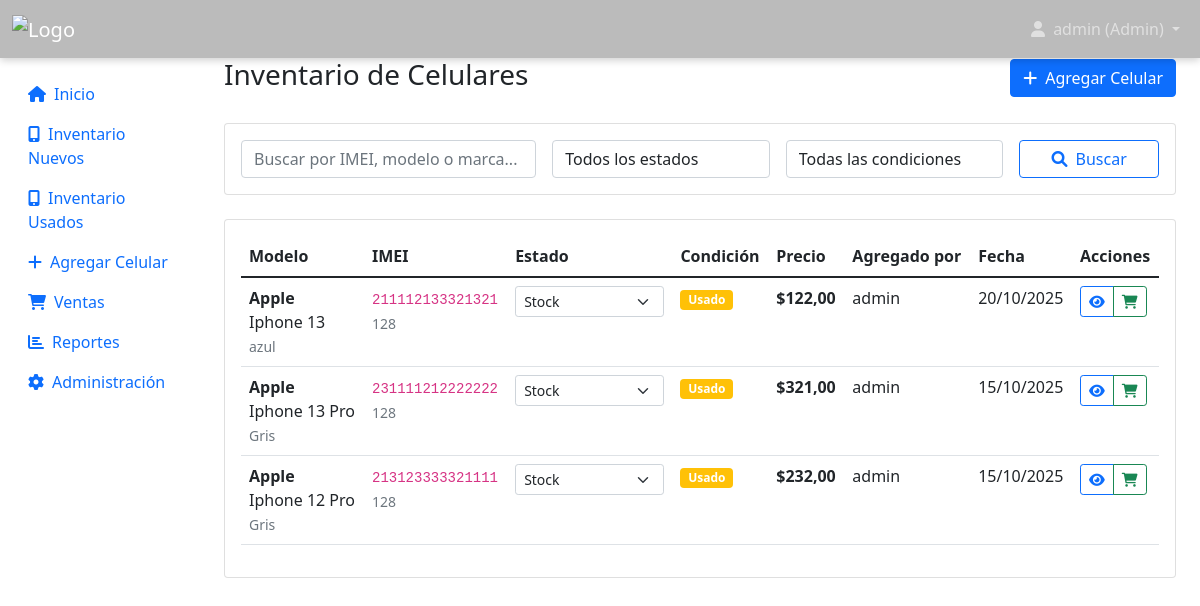
The app's page /inventario/usados/ (signed in) with its own data.
### inventory/models.py (models this page shows, shortened)
class CustomUser(AbstractUser):
    ROLE_CHOICES = [
        ('admin', 'Administrador'),
        ('employee', 'Empleado'),
    ]
    role = models.CharField(
        max_length=10,
        choices=ROLE_CHOICES,
        default='employee',
        verbose_name='Rol'
    )
    phone = models.CharField(
        max_length=20,
        blank=True,
        verbose_name='Teléfono'
    )
    created_at = models.DateTimeField(
        auto_now_add=True,
        verbose_name='Fecha de creación'
    )
    is_active_employee = models.BooleanField(
        default=True,
        verbose_name='Empleado activo'
    )
    class Meta:
        verbose_name = 'Usuario'
        verbose_name_plural = 'Usuarios'

class Phone(models.Model):
    internal_code = models.CharField(
        max_length=30,
        unique=True,
        blank=True,
        null=True,
        verbose_name='Código interno'
    )
    battery_percentage = models.PositiveIntegerField(
        default=100,
        verbose_name='Porcentaje de batería'
    )
    ACQUISITION_CHOICES = [
        ('mayorista', 'Compra mayorista'),
        ('parte_pago', 'Parte de pago'),
        ('', 'No aplica'),
    ]
    acquisition_type = models.CharField(
        max_length=20,
        choices=ACQUISITION_CHOICES,
        blank=True,
        default='',
        verbose_name='Tipo de adquisición'
    )
    acquired_from = models.ForeignKey(
        'Customer',
        on_delete=models.SET_NULL,
        null=True,
        blank=True,
        verbose_name='Cliente que entregó',
        help_text='Solo si fue parte de pago',
        related_name='phones_acquired'
    )
    """
    Modelo principal para los celulares en inventario
    """
    STATUS_CHOICES = [
        ('available', 'Stock'),          # antes Disponible
        ('reserved', 'Reservado'),
        ('sold', 'Vendido'),
        ('service', 'Servicio técnico'), # nuevo (reemplaza damaged como estado operativo)
        ('in_transit', 'En camino'),
        ('warehouse', 'Depósito'),       # nuevo: almacenado fuera de sala de ventas
    ]
    CONDITION_CHOICES = [
        ('new', 'Nuevo'),
        ('used', 'Usado'),
        ('refurbished', 'Reacondicionado'),
        ('trade_in', 'Parte de pago'),
    ]
    imei_validator = RegexValidator(
        regex=r'^\d{15}$',
        message='El IMEI debe tener exactamente 15 dígitos'
    )
    id = models.UUIDField(
        primary_key=True,
        default=uuid.uuid4,
        editable=False
    )
    model = models.ForeignKey(
        PhoneModel,
        on_delete=models.CASCADE,
        verbose_name='Modelo'
    )
    imei = models.CharField(
        max_length=15,
        unique=True,
        validators=[imei_validator],
        verbose_name='IMEI'
    )
    status = models.CharField(
        max_length=20,
        choices=STATUS_CHOICES,
        default='available',
        verbose_name='Estado'
    )
    condition = models.CharField(
        max_length=20,
        choices=CONDITION_CHOICES,
        default='new',
        verbose_name='Condición'
    )
    price = models.DecimalField(
        max_digits=10,
        decimal_places=2,
        verbose_name='Precio'
    )
    storage_capacity = models.CharField(
        max_length=10,
        blank=True,
        verbose_name='Capacidad de almacenamiento'
    )
    color = models.CharField(
        max_length=30,
        blank=True,
        verbose_name='Color'
    )
    notes = models.TextField(
        blank=True,
        verbose_name='Notas'
    )
    added_by = models.ForeignKey(
        CustomUser,
        on_delete=models.SET_NULL,
        null=True,
        related_name='phones_added',
        verbose_name='Agregado por'
    )
    created_at = models.DateTimeField(
        auto_now_add=True,
        verbose_name='Fecha de ingreso'
    )
    updated_at = models.DateTimeField(
        auto_now=True,
        verbose_name='Última modificación'
    )
    class Meta:
        verbose_name = 'Celular'
        verbose_name_plural = 'Celulares'
        ordering = ['-created_at']
    def can_be_sold(self):
        return self.status in ['available', 'reserved']

class PhoneModel(models.Model):
    brand = models.ForeignKey(
        Brand,
        on_delete=models.CASCADE,
        verbose_name='Marca'
    )
    name = models.CharField(
        max_length=100,
        verbose_name='Nombre del modelo'
    )
    is_active = models.BooleanField(
        default=True,
        verbose_name='Activo'
    )
    created_at = models.DateTimeField(
        auto_now_add=True,
        verbose_name='Fecha de creación'
    )
    class Meta:
        verbose_name = 'Modelo de celular'
        verbose_name_plural = 'Modelos de celulares'
        unique_together = ['brand', 'name']
        ordering = ['brand__name', 'name']

class Brand(models.Model):
    name = models.CharField(
        max_length=50,
        unique=True,
        verbose_name='Nombre'
    )
    is_active = models.BooleanField(
        default=True,
        verbose_name='Activa'
    )
    created_at = models.DateTimeField(
        auto_now_add=True,
        verbose_name='Fecha de creación'
    )
    class Meta:
        verbose_name = 'Marca'
        verbose_name_plural = 'Marcas'
        ordering = ['name']

### inventory/views.py (the view, shortened to what this page needs)
# urls.py: path('inventario/usados/', views.inventory_used_list, name='inventory_used_list'),
@login_required
def inventory_used_list(request):
    form = PhoneSearchForm(request.GET)
    phones = Phone.objects.select_related('model__brand', 'added_by').filter(condition='used').exclude(status='sold').order_by('-created_at')
    if form.is_valid():
        search = form.cleaned_data.get('search')
        status = form.cleaned_data.get('status')
        if status:
            phones = phones.filter(status=status)
    paginator = Paginator(phones, 20)
    page_number = request.GET.get('page')
    page_obj = paginator.get_page(page_number)
    context = {
        'form': form,
        'page_obj': page_obj,
        'phones': page_obj,
        'inventory_type': 'Usados',
    }
    return render(request, 'inventory/inventory_list.html', context)

### templates/inventory/inventory_list.html (shortened to what this page needs)
{% extends 'base.html' %}
{% load inventory_extras %}
{% block content %}
<div class="d-flex justify-content-between align-items-center mb-4">
    <h1 class="h3">Inventario de Celulares</h1>
    {% if user.role == 'admin' %}
        <a href="{% url 'add_phone' %}" class="btn btn-primary">
            <i class="fas fa-plus me-2"></i>Agregar Celular
        </a>
    {% endif %}
</div>
<div class="card mb-4">
    <div class="card-body">
        <form method="get" class="row g-3">
            <div class="col-md-4">
                {{ form.search }}
            </div>
            <div class="col-md-3">
                {{ form.status }}
            </div>
            <div class="col-md-3">
                {{ form.condition }}
            </div>
            <div class="col-md-2">
                <button type="submit" class="btn btn-outline-primary w-100">
                    <i class="fas fa-search me-2"></i>Buscar
                </button>
            </div>
        </form>
    </div>
</div>
<div class="card">
    <div class="card-body">
        {% if phones %}
            <div class="table-responsive">
                <table class="table table-hover">
                    <thead>
                        <tr>
                            <th>Modelo</th>
                            <th>IMEI</th>
                            <th>Estado</th>
                            <th>Condición</th>
                            <th>Precio</th>
                            <th>Agregado por</th>
                            <th>Fecha</th>
                            <th>Acciones</th>
                        </tr>
                    </thead>
                    <tbody>
                        {% for phone in phones %}
                            <tr>
                                <td>
                                    <strong>{{ phone.model.brand.name }}</strong><br>
                                    {{ phone.model.name }}
                                    {% if phone.color %}
                                        <br><small class="text-muted">{{ phone.color }}</small>
                                    {% endif %}
                                </td>
                                <td>
                                    <code>{{ phone.imei }}</code>
                                    {% if phone.storage_capacity %}
                                        <br><small class="text-muted">{{ phone.storage_capacity }}</small>
                                    {% endif %}
                                </td>
                                <td>
                                    {% if user.role == 'admin' %}
                                        <select class="form-select form-select-sm status-dropdown" data-phone-id="{{ phone.id }}">
                                            {% for value, label in phone.STATUS_CHOICES %}
                                                <option value="{{ value }}" {% if phone.status == value %}selected{% endif %}>{{ label }}</option>
                                            {% endfor %}
                                        </select>
                                    {% else %}
                                        {% phone_status_badge phone %}
                                    {% endif %}
                                </td>
                                <td>
                                    {% if phone.condition == 'new' %}
                                        <span class="badge bg-primary">{{ phone.get_condition_display }}</span>
                                    {% elif phone.condition == 'used' %}
                                        <span class="badge bg-warning">{{ phone.get_condition_display }}</span>
                                    {% else %}
                                        <span class="badge bg-secondary">{{ phone.get_condition_display }}</span>
                                    {% endif %}
                                </td>
                                <td><strong>${{ phone.price }}</strong></td>
                                <td>{{ phone.added_by.get_full_name|default:phone.added_by.username }}</td>
                                <td>{{ phone.created_at|date:"d/m/Y" }}</td>
                                <td>
                                    <div class="btn-group btn-group-sm">
                                        <a href="{% url 'phone_detail' phone.id %}" class="btn btn-outline-primary" title="Ver detalle">
                                            <i class="fas fa-eye"></i>
                                        </a>
                                        {% if phone.can_be_sold %}
                                            <a href="{% url 'add_sale' phone.id %}" class="btn btn-outline-success" title="Vender">
                                                <i class="fas fa-shopping-cart"></i>
                                            </a>
                                        {% endif %}
                                    </div>
                                </td>
                            </tr>
                        {% endfor %}
                    </tbody>
                </table>
            </div>
        {% endif %}
    </div>
</div>
{% endblock %}

### templates/base.html (shortened to what this page needs)
<!DOCTYPE html>
{% load static %}
<html lang="es">
<head>
    <link href="https://cdn.jsdelivr.net/npm/bootstrap@5.1.3/dist/css/bootstrap.min.css" rel="stylesheet">
    <link href="https://cdnjs.cloudflare.com/ajax/libs/font-awesome/6.0.0/css/all.min.css" rel="stylesheet">
</head>
<body>
    <nav class="navbar navbar-expand-lg navbar-dark ">
        <div class="container-fluid">
            <a class="navbar-brand" href="{% url 'home' %}">
                <img src="https://acdn-us.mitiendanube.com/stores/002/539/038/themes/common/logo-1341894934-1726837379-e23a0b1e53bf6839560f660e9b32195b1726837379-480-0.webp" alt="Logo" style="height:40px;vertical-align:middle;">
            </a>
            {% if user.is_authenticated %}
                <div class="navbar-nav ms-auto">
                    <div class="nav-item dropdown">
                        <a class="nav-link dropdown-toggle" href="#" role="button" data-bs-toggle="dropdown">
                            <i class="fas fa-user me-1"></i>
                            {{ user_full_name }} ({{ user_role|title }})
                        </a>
                    </div>
                </div>
            {% endif %}
        </div>
    </nav>
    <div class="container-fluid">
        <div class="row">
            {% if user.is_authenticated %}
                <nav class="col-md-3 col-lg-2 d-md-block sidebar collapse">
                    <div class="position-sticky pt-3">
                        <ul class="nav flex-column">
                            {% if user.role != 'employee' %}
                                <li class="nav-item">
                                    <a class="nav-link" href="{% url 'home' %}">
                                        <i class="fas fa-home me-2"></i>Inicio
                                    </a>
                                </li>
                            {% endif %}
                            <li class="nav-item">
                                <a class="nav-link" href="{% url 'inventory_new_list' %}">
                                    <i class="fas fa-mobile-alt me-2"></i>Inventario Nuevos
                                </a>
                            </li>
                            <li class="nav-item">
                                <a class="nav-link" href="{% url 'inventory_used_list' %}">
                                    <i class="fas fa-mobile-alt me-2"></i>Inventario Usados
                                </a>
                            </li>
                            {% if user.role != 'employee' %}
                                <li class="nav-item">
                                    <a class="nav-link" href="{% url 'add_phone' %}">
                                        <i class="fas fa-plus me-2"></i>Agregar Celular
                                    </a>
                                </li>
                                <li class="nav-item">
                                    <a class="nav-link" href="{% url 'sales_list' %}">
                                        <i class="fas fa-shopping-cart me-2"></i>Ventas
                                    </a>
                                </li>
                            {% endif %}
                            {% if user.is_staff %}
                                <li class="nav-item">
                                    <a class="nav-link" href="{% url 'reports' %}">
                                        <i class="fas fa-chart-bar me-2"></i>Reportes
                                    </a>
                                </li>
                                <li class="nav-item">
                                    <a class="nav-link" href="/admin/">
                                        <i class="fas fa-cog me-2"></i>Administración
                                    </a>
                                </li>
                            {% endif %}
                        </ul>
                    </div>
                </nav>
                <main class="col-md-9 ms-sm-auto col-lg-10 px-md-4 main-content">
            {% else %}
                <main class="col-12 main-content">
            {% endif %}
                {% block content %}
                {% endblock %}
            </main>
        </div>
    </div>
</body>
</html>

### records on screen
CustomUser: username "admin"
Phone: model.brand.name "Apple", model.name "Iphone 13", color "azul", imei "211112133321321", storage_capacity "128", status+id "Stock", condition "Usado", price "122,00", added_by.get_full_name "admin", created_at "20/10/2025"
Phone: model.brand.name "Apple", model.name "Iphone 13 Pro", color "Gris", imei "231111212222222", storage_capacity "128", status+id "Stock", condition "Usado", price "321,00", added_by.get_full_name "admin", created_at "15/10/2025"
Phone: model.brand.name "Apple", model.name "Iphone 12 Pro", color "Gris", imei "213123333321111", storage_capacity "128", status+id "Stock", condition "Usado", price "232,00", added_by.get_full_name "admin", created_at "15/10/2025"

### other values on screen
{{ user_role|title }} "Admin"
